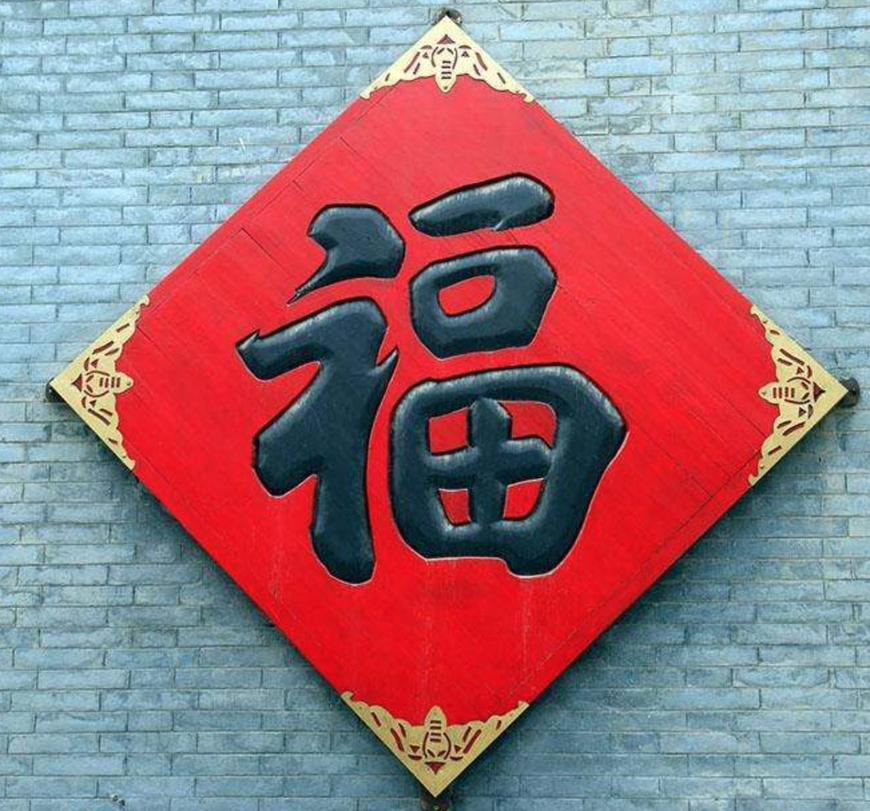
#> input picture five_fu/img/fu.png, 870 x 811 px, shrunk from 1302 x 1214 before the run
$ python five_fu.py   (older library calls are emulated)
#> lines starting #> are read from the running program, lines starting #| are printed output that depends on the picture; after the words box and inside, x2 and y2 are one past the last pixel; in counts of white or black regions, pixels touching at a corner belong together
# coding: utf-8

import cv2
from matplotlib import pyplot as plt
import numpy as np

# 设定图片显示大小和颜色映射表
plt.rcParams['figure.figsize'] = (16, 8)
plt.rcParams['image.cmap'] = 'gray'
# 读取图片
img = cv2.imread('img/fu.png')
#> img is the input picture: shape (811, 870, 3); mean B, G, R 128.9, 120.5, 152.3

# 转换颜色模式，显示原图
img = cv2.cvtColor(img, cv2.COLOR_BGR2RGB)
plt.subplot(2, 3, 1)
plt.imshow(img)
plt.axis('off')

# 分离通道
r,g,b = cv2.split(img)
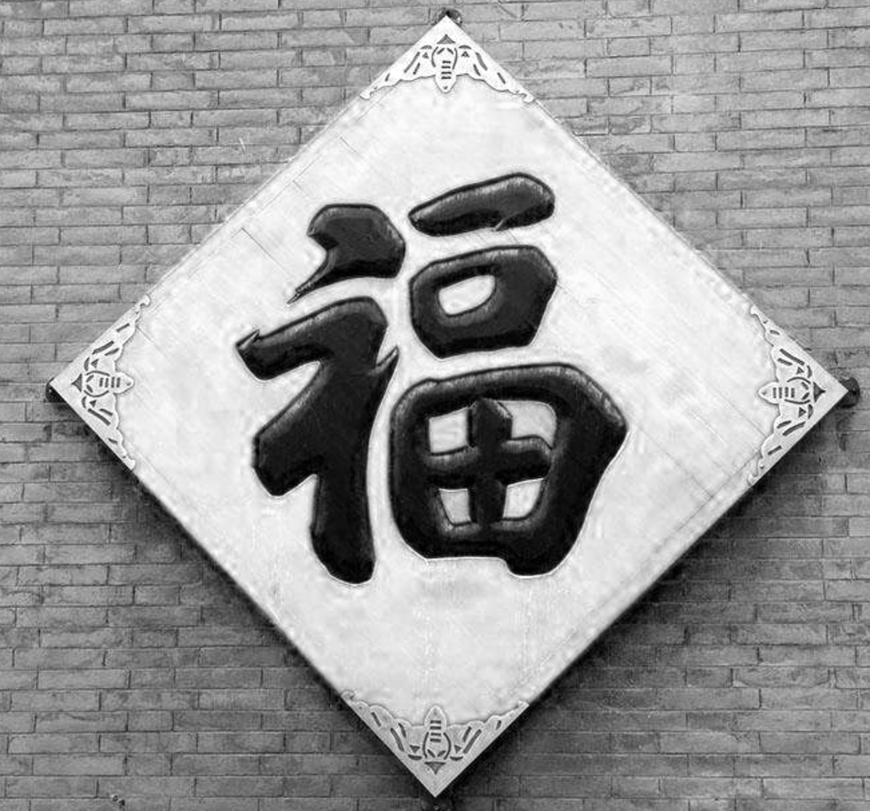
#> r: shape (811, 870); min 0, max 255, mean 152.3
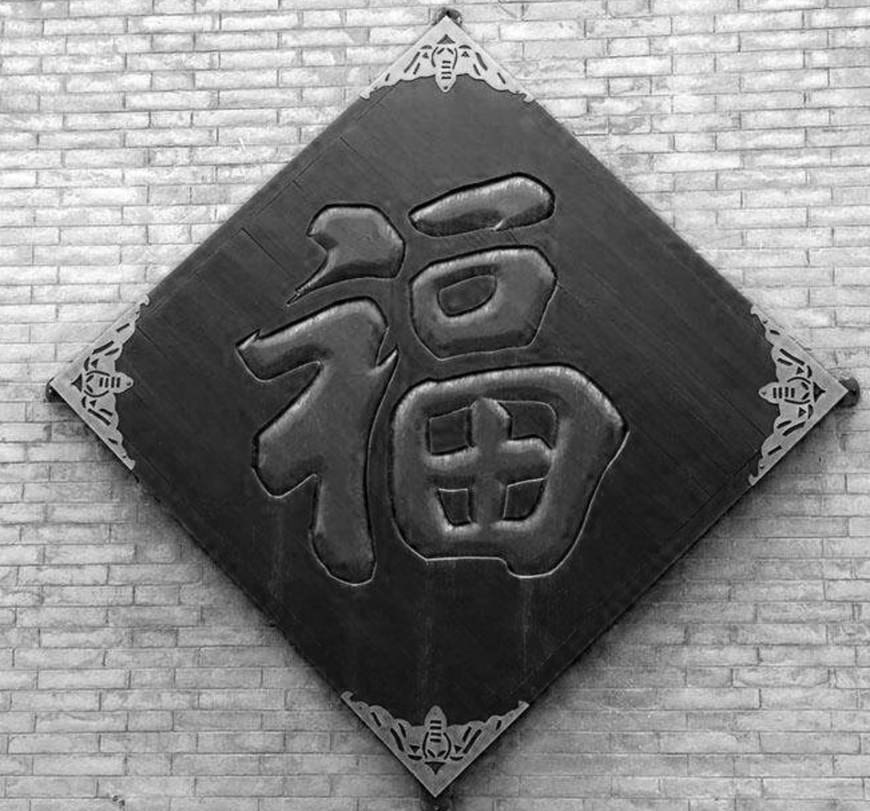
#> b: shape (811, 870); min 0, max 255, mean 128.9
plt.subplot(2, 3, 2)
plt.imshow(r)
plt.axis('off')

# 轮廓提取
_, img_bin = cv2.threshold(r, 50, 255, cv2.THRESH_BINARY)
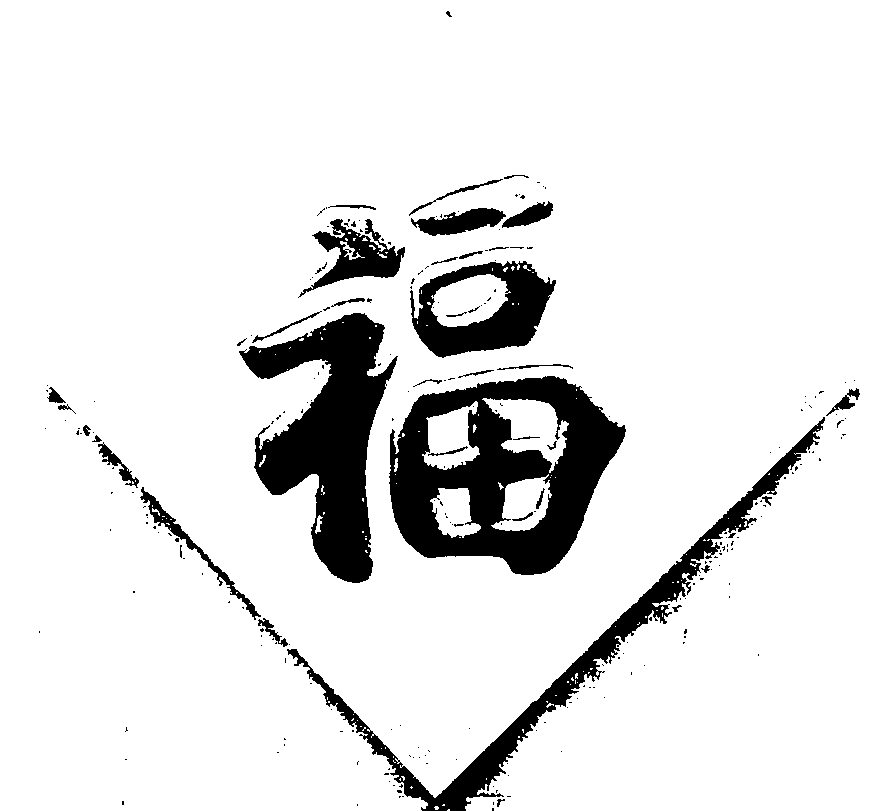
#> img_bin: shape (811, 870); 89.4% white; 254 black regions (214 under 20 px)
_, contours, _ = cv2.findContours(img_bin, cv2.RETR_TREE, cv2.CHAIN_APPROX_SIMPLE)
#> contours = 446 contours, 383 with area under 20; largest, box (x1, y1, x2, y2) and area: (0, 0, 870, 811) 690088, (388, 375, 627, 576) 34972, (238, 312, 399, 584) 20514, (409, 260, 557, 359) 10318, (298, 218, 406, 298) 3459
img_cont = np.zeros(img_bin.shape, np.uint8)
cv2.drawContours(img_cont, contours,-1,255,3)
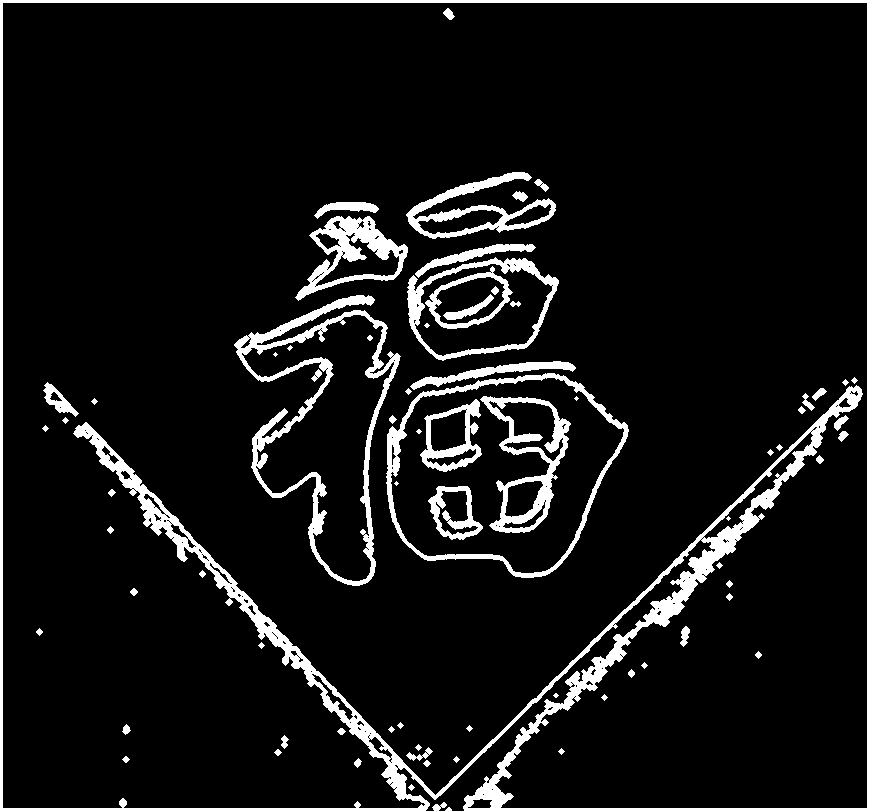
#> img_cont: shape (811, 870); 8.4% white; 76 white regions (9 under 20 px), largest, box (x1, y1, x2, y2) and area: (0, 0, 870, 811) 26756, (234, 295, 401, 586) 6914, (386, 373, 629, 578) 3756
plt.subplot(2, 3, 3)
plt.imshow(img_cont)
plt.axis('off')

# 反色
img_i = np.asarray(img)
img_i = 255 - img_i
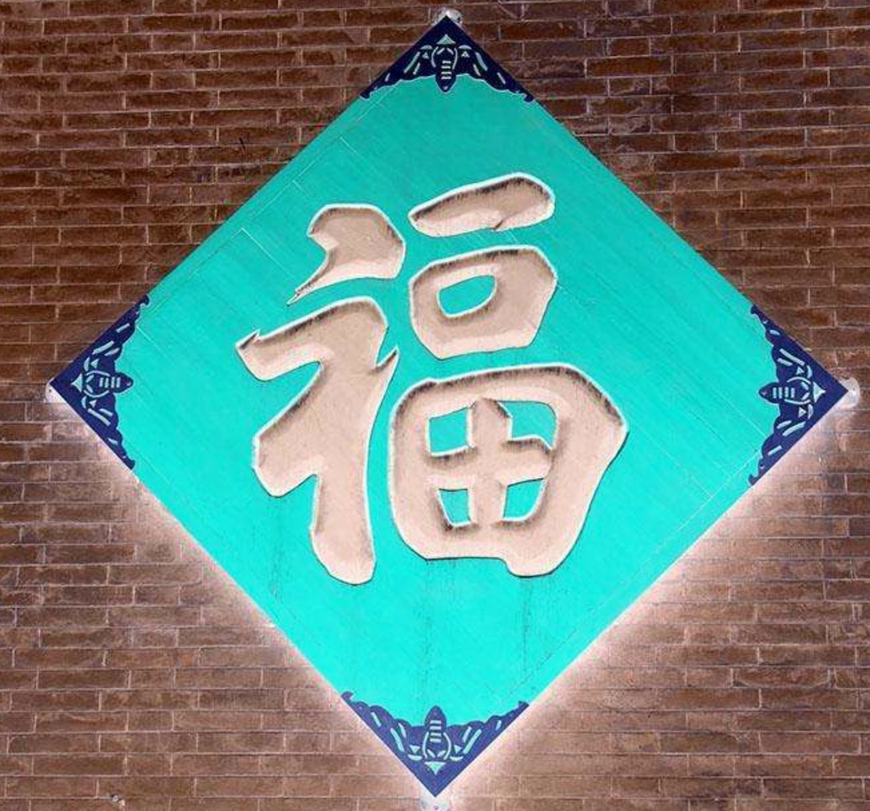
#> img_i: shape (811, 870, 3); mean R, G, B 102.7, 134.5, 126.1
plt.subplot(2, 3, 4)
plt.imshow(img_i)
plt.axis('off')

# 图像腐蚀
kernel = cv2.getStructuringElement(cv2.MORPH_RECT,(25, 25))
eroded = cv2.erode(r, kernel)
size = img.shape
#> size = (811, 870, 3)
# 图像切割
eroded = eroded[int(size[1]*0.15):int(size[1]*0.7),int(size[0]*0.2):int(size[0]*0.85)]
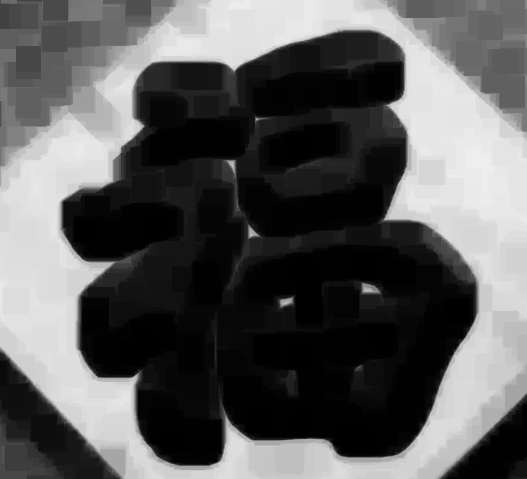
#> eroded: shape (479, 527); min 0, max 239, mean 91.5
plt.subplot(2, 3, 5)
plt.imshow(eroded)
plt.axis('off')

# 图像旋转
img_r = cv2.flip(img, -1)
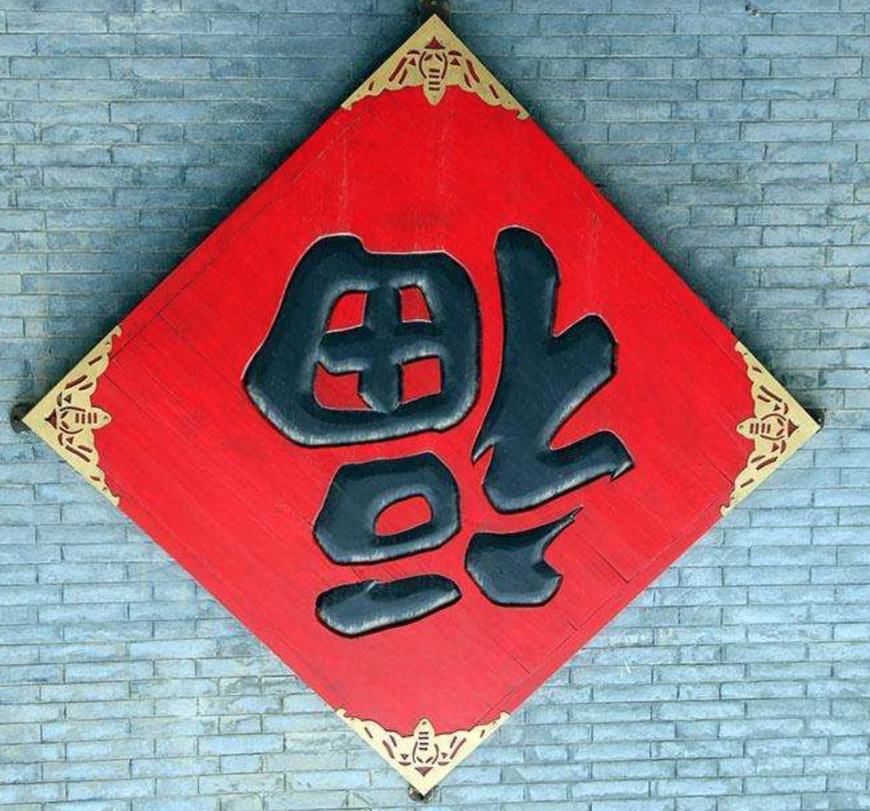
#> img_r: shape (811, 870, 3); mean R, G, B 152.3, 120.5, 128.9
plt.subplot(2, 3, 6)
plt.imshow(img_r)
plt.axis('off')

plt.show()
